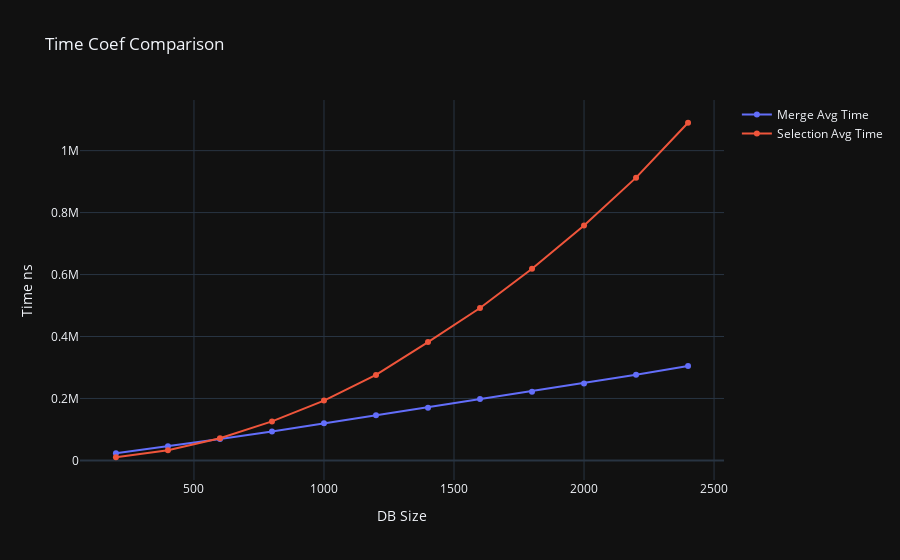

The code cell stored with this chart in its notebook:
### Code cell
df = pd.read_csv('p2output/mergeResultsFinal.csv')
df2 = pd.read_csv('p2output/selectionResultsFinal.csv')

fig = go.Figure()

fig.add_trace(go.Scatter(x=df['Size'], y=df['Avg Time'], name='Merge Avg Time'))

fig.add_trace(go.Scatter(x=df2['Size'], y=df2['Avg Time'], name='Selection Avg Time'))

fig.update_layout(title='Time Coef Comparison',
                  xaxis_title='DB Size',
                  yaxis_title='Time ns',
                  template='plotly_dark')

fig.show()

### Figure 1 — Plotly figure (JSON) as saved in the notebook; plotly's stock layout.template omitted (floating-point values rounded to 4 significant figures)
{"data": [{"name": "Merge Avg Time", "type": "scatter", "x": [200, 400, 600, 800, 1000, 1200, 1400, 1600, 1800, 2000, 2200, 2400], "y": [23050, 45535, 69027, 93724, 119619, 146197, 170415, 197917, 221984, 247929, 276217, 304592]}, {"name": "Selection Avg Time", "type": "scatter", "x": [200, 400, 600, 800, 1000, 1200, 1400, 1600, 1800, 2000, 2200, 2400], "y": [10232, 32927, 71620, 125850, 193187, 275910, 381950, 491872, 618430, 758392, 912752, 1090015]}], "layout": {"title": {"text": "Time Coef Comparison"}, "xaxis": {"title": {"text": "DB Size"}}, "yaxis": {"title": {"text": "Time ns"}}}}
